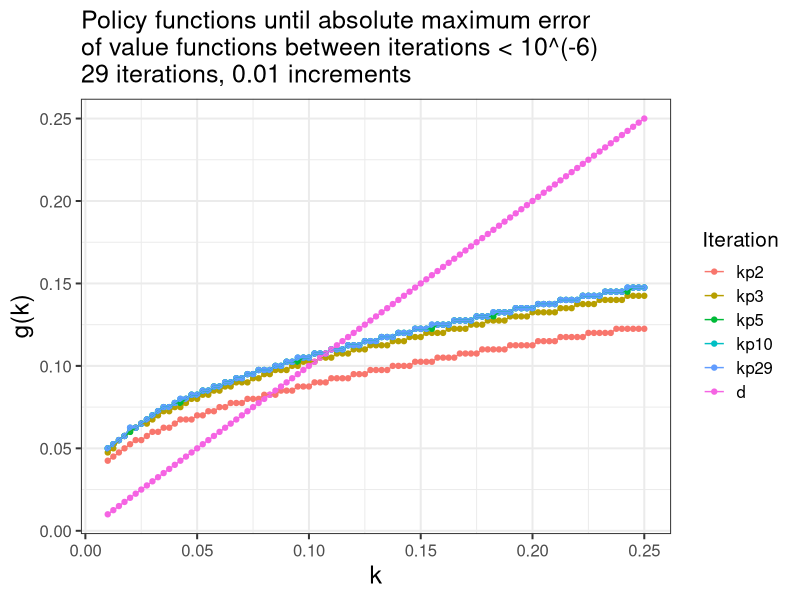
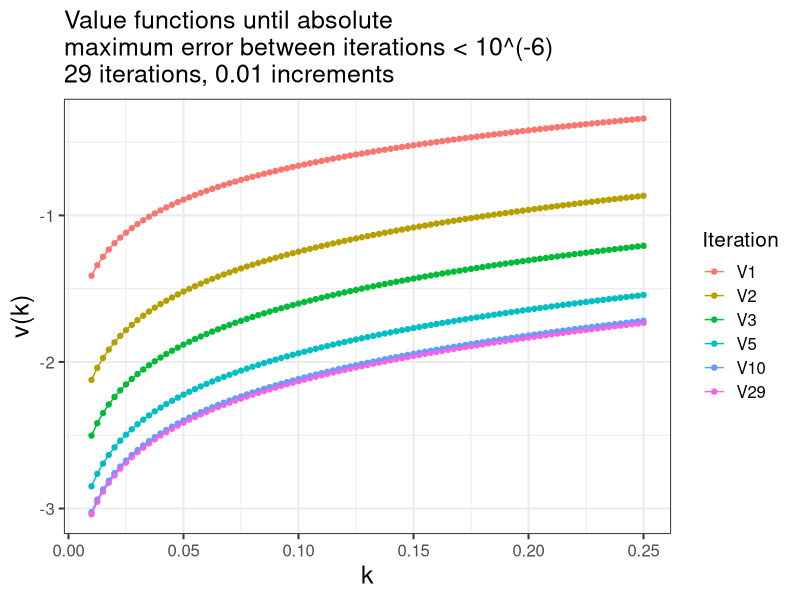

Source code (R) for these figures, in order:
setwd("/users/isaacncohen/Desktop/Cornell/Fall 2018/Macroeconomics")
require(tidyverse)
require(reshape)

# parameters
delta <- 0.75
alpha <- 0.3
beta <- 0.6
f <- function(k) {return(k^alpha+(1-delta)*k)}

# stored values
K <- seq(from=0.01,to=0.25,by=0.0025)
v0 <- tibble(K,V0=0)
g0 <- tibble(K)

t <- 0
tolflag <- 10^(-6)
tol <- 1

# iterate value fx 
while (tol > tolflag) {
  # temp policy/value fx's
  gtemp <- tibble(K,kp=NA)
  vtemp <- tibble(K,V=NA)
  # last value fx
  vL <- v0[,c(1,t+2)]
  # iterate over k
  for (i in 1:length(K)) {
    # kp <= f(k)
    maxval <- tibble(kp=K,vp=NA)
    for (j in 1:length(maxval$kp)) {
      kp <- maxval$kp[j]
      if (kp <= f(K[i])) {
        maxval$vp[j] <- log(f(K[i])-kp)+beta*vL[[2]][vL[[1]]==kp]
      }
    }
    m <- which.max(maxval$vp)
    gtemp$kp[i] <- maxval$kp[m]
    vtemp$V[i] <- maxval$vp[m]
  }
  v0 <- cbind(v0,vtemp$V)
  colnames(v0)[t+3] <- paste("V",t+1,sep="")
  g0 <- cbind(g0,gtemp$kp)
  colnames(g0)[t+2] <- paste("kp",t+1,sep="")
  tol <- max(abs(v0[[t+3]] - v0[[t+2]]))
  t <- t+1
}

g0 <- cbind(g0,d=K)
gfinal <- melt(g0,id=c("K"))
gfinal <- gfinal[gfinal$variable%in%c("kp2","kp3","kp5","kp10",paste("kp",t,sep=""),"d"),]
ggplot(gfinal,aes(x=K,y=value,col=variable)) + 
  geom_point() + geom_line() + 
  theme_minimal() + theme_bw(base_size=15) + 
  theme(axis.title.x=element_text(size=18),
        axis.title.y=element_text(size=18)) + 
  xlab("k") + 
  ylab("g(k)") +
  ggtitle(paste("Policy functions until absolute maximum error\nof value functions between iterations < 10^(-6)\n",t," iterations, 0.01 increments",sep="")) +
  labs(color="Iteration")

vfinal <- melt(v0,id=c("K"))
vfinal <- vfinal[vfinal$variable%in%c("V1","V2","V3","V5","V10",paste("V",t,sep=""),"kp29"),]
ggplot(vfinal,aes(x=K,y=value,col=variable)) + 
  geom_point() + geom_line() + 
  theme_minimal() + theme_bw(base_size=15) + 
  theme(axis.title.x=element_text(size=18),
        axis.title.y=element_text(size=18)) + 
  xlab("k") + 
  ylab("v(k)") +
  ggtitle(paste("Value functions until absolute\nmaximum error between iterations < 10^(-6)\n",t," iterations, 0.01 increments",sep="")) +
  labs(color="Iteration")
